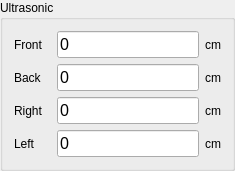
       <widget class="QGroupBox" name="ultrasonicSensBox">
        <property name="geometry">
         <rect>
          <x>28</x>
          <y>20</y>
          <width>195</width>
          <height>150</height>
         </rect>
        </property>
        <property name="sizePolicy">
         <sizepolicy hsizetype="Fixed" vsizetype="Fixed">
          <horstretch>0</horstretch>
          <verstretch>0</verstretch>
         </sizepolicy>
        </property>
        <property name="title">
         <string>Ultrasonic</string>
        </property>
        <layout class="QHBoxLayout" name="horizontalLayout_4">
         <item>
          <layout class="QVBoxLayout" name="ultrasonicSensLabelsBox">
           <item>
            <widget class="QLabel" name="ultrasonicSensLabelF">
             <property name="text">
              <string>Front</string>
             </property>
            </widget>
           </item>
           <item>
            <widget class="QLabel" name="ultrasonicSensLabelB">
             <property name="text">
              <string>Back</string>
             </property>
            </widget>
           </item>
           <item>
            <widget class="QLabel" name="ultrasonicSensLabelR">
             <property name="text">
              <string>Right</string>
             </property>
            </widget>
           </item>
           <item>
            <widget class="QLabel" name="ultrasonicSensLabelL">
             <property name="text">
              <string>Left</string>
             </property>
            </widget>
           </item>
          </layout>
         </item>
         <item>
          <spacer name="horizontalSpacer_13">
           <property name="orientation">
            <enum>Qt::Orientation::Horizontal</enum>
           </property>
           <property name="sizeType">
            <enum>QSizePolicy::Policy::Fixed</enum>
           </property>
           <property name="sizeHint" stdset="0">
            <size>
             <width>8</width>
             <height>20</height>
            </size>
           </property>
          </spacer>
         </item>
         <item>
          <layout class="QVBoxLayout" name="ultrasonicSensValuesBox">
           <item>
            <widget class="QLineEdit" name="ultrasonicSensValueF">
             <property name="sizePolicy">
              <sizepolicy hsizetype="Minimum" vsizetype="Fixed">
               <horstretch>0</horstretch>
               <verstretch>0</verstretch>
              </sizepolicy>
             </property>
             <property name="font">
              <font>
               <pointsize>12</pointsize>
              </font>
             </property>
             <property name="focusPolicy">
              <enum>Qt::FocusPolicy::NoFocus</enum>
             </property>
             <property name="text">
              <string>0</string>
             </property>
             <property name="frame">
              <bool>true</bool>
             </property>
             <property name="dragEnabled">
              <bool>true</bool>
             </property>
             <property name="readOnly">
              <bool>true</bool>
             </property>
            </widget>
           </item>
           <item>
            <widget class="QLineEdit" name="ultrasonicSensValueB">
             <property name="sizePolicy">
              <sizepolicy hsizetype="Minimum" vsizetype="Fixed">
               <horstretch>0</horstretch>
               <verstretch>0</verstretch>
              </sizepolicy>
             </property>
             <property name="font">
              <font>
               <pointsize>12</pointsize>
              </font>
             </property>
             <property name="focusPolicy">
              <enum>Qt::FocusPolicy::NoFocus</enum>
             </property>
             <property name="text">
              <string>0</string>
             </property>
             <property name="frame">
              <bool>true</bool>
             </property>
             <property name="dragEnabled">
              <bool>true</bool>
             </property>
             <property name="readOnly">
              <bool>true</bool>
             </property>
            </widget>
           </item>
           <item>
            <widget class="QLineEdit" name="ultrasonicSensValueR">
             <property name="sizePolicy">
              <sizepolicy hsizetype="Minimum" vsizetype="Fixed">
               <horstretch>0</horstretch>
               <verstretch>0</verstretch>
              </sizepolicy>
             </property>
             <property name="font">
              <font>
               <pointsize>12</pointsize>
              </font>
             </property>
             <property name="focusPolicy">
              <enum>Qt::FocusPolicy::NoFocus</enum>
             </property>
             <property name="text">
              <string>0</string>
             </property>
             <property name="frame">
              <bool>true</bool>
             </property>
             <property name="dragEnabled">
              <bool>true</bool>
             </property>
             <property name="readOnly">
              <bool>true</bool>
             </property>
            </widget>
           </item>
           <item>
            <widget class="QLineEdit" name="ultrasonicSensValueL">
             <property name="sizePolicy">
              <sizepolicy hsizetype="Minimum" vsizetype="Fixed">
               <horstretch>0</horstretch>
               <verstretch>0</verstretch>
              </sizepolicy>
             </property>
             <property name="font">
              <font>
               <pointsize>12</pointsize>
              </font>
             </property>
             <property name="focusPolicy">
              <enum>Qt::FocusPolicy::NoFocus</enum>
             </property>
             <property name="text">
              <string>0</string>
             </property>
             <property name="frame">
              <bool>true</bool>
             </property>
             <property name="dragEnabled">
              <bool>true</bool>
             </property>
             <property name="readOnly">
              <bool>true</bool>
             </property>
            </widget>
           </item>
          </layout>
         </item>
         <item>
          <layout class="QVBoxLayout" name="ultrasonicSensUnitsBox">
           <item>
            <widget class="QLabel" name="ultrasonicSensUnitF">
             <property name="text">
              <string>cm</string>
             </property>
            </widget>
           </item>
           <item>
            <widget class="QLabel" name="ultrasonicSensUnitB">
             <property name="text">
              <string>cm</string>
             </property>
            </widget>
           </item>
           <item>
            <widget class="QLabel" name="ultrasonicSensUnitR">
             <property name="text">
              <string>cm</string>
             </property>
            </widget>
           </item>
           <item>
            <widget class="QLabel" name="ultrasonicSensUnitL">
             <property name="text">
              <string>cm</string>
             </property>
            </widget>
           </item>
          </layout>
         </item>
        </layout>
       </widget>
